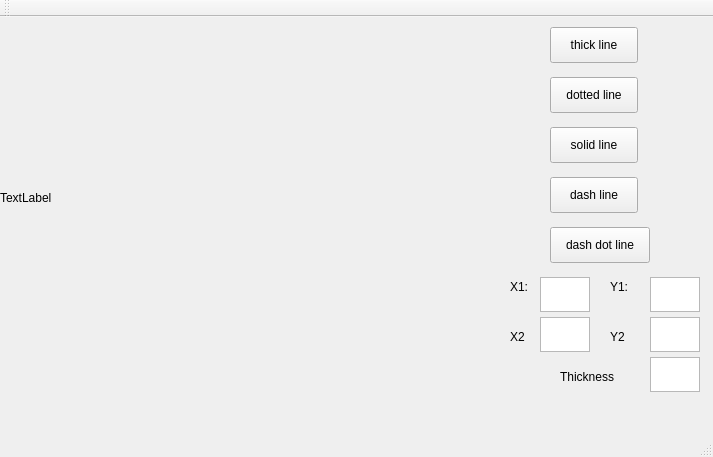
<?xml version="1.0" encoding="UTF-8"?>
<ui version="4.0">
 <class>MainWindow</class>
 <widget class="QMainWindow" name="MainWindow">
  <property name="geometry">
   <rect>
    <x>0</x>
    <y>0</y>
    <width>713</width>
    <height>457</height>
   </rect>
  </property>
  <property name="windowTitle">
   <string>MainWindow</string>
  </property>
  <widget class="QWidget" name="centralWidget">
   <widget class="QPushButton" name="pushButton_2">
    <property name="geometry">
     <rect>
      <x>550</x>
      <y>160</y>
      <width>88</width>
      <height>36</height>
     </rect>
    </property>
    <property name="text">
     <string>dash line</string>
    </property>
   </widget>
   <widget class="QPushButton" name="pushButton_3">
    <property name="geometry">
     <rect>
      <x>550</x>
      <y>110</y>
      <width>88</width>
      <height>36</height>
     </rect>
    </property>
    <property name="text">
     <string>solid line</string>
    </property>
   </widget>
   <widget class="QPushButton" name="pushButton_4">
    <property name="geometry">
     <rect>
      <x>550</x>
      <y>60</y>
      <width>88</width>
      <height>36</height>
     </rect>
    </property>
    <property name="text">
     <string>dotted line</string>
    </property>
   </widget>
   <widget class="QPushButton" name="pushButton">
    <property name="geometry">
     <rect>
      <x>550</x>
      <y>210</y>
      <width>100</width>
      <height>36</height>
     </rect>
    </property>
    <property name="text">
     <string>dash dot line</string>
    </property>
   </widget>
   <widget class="QPushButton" name="pushButton_5">
    <property name="geometry">
     <rect>
      <x>550</x>
      <y>10</y>
      <width>88</width>
      <height>36</height>
     </rect>
    </property>
    <property name="text">
     <string>thick line</string>
    </property>
   </widget>
   <widget class="QLabel" name="label">
    <property name="geometry">
     <rect>
      <x>0</x>
      <y>0</y>
      <width>441</width>
      <height>361</height>
     </rect>
    </property>
    <property name="text">
     <string>TextLabel</string>
    </property>
   </widget>
   <widget class="QTextEdit" name="textEdit">
    <property name="geometry">
     <rect>
      <x>540</x>
      <y>260</y>
      <width>50</width>
      <height>35</height>
     </rect>
    </property>
   </widget>
   <widget class="QTextEdit" name="textEdit_2">
    <property name="geometry">
     <rect>
      <x>650</x>
      <y>260</y>
      <width>50</width>
      <height>35</height>
     </rect>
    </property>
   </widget>
   <widget class="QLabel" name="label_2">
    <property name="geometry">
     <rect>
      <x>510</x>
      <y>260</y>
      <width>20</width>
      <height>20</height>
     </rect>
    </property>
    <property name="text">
     <string>X1:</string>
    </property>
   </widget>
   <widget class="QLabel" name="label_3">
    <property name="geometry">
     <rect>
      <x>610</x>
      <y>260</y>
      <width>20</width>
      <height>20</height>
     </rect>
    </property>
    <property name="text">
     <string>Y1:</string>
    </property>
   </widget>
   <widget class="QLabel" name="label_4">
    <property name="geometry">
     <rect>
      <x>510</x>
      <y>310</y>
      <width>20</width>
      <height>20</height>
     </rect>
    </property>
    <property name="text">
     <string>X2</string>
    </property>
   </widget>
   <widget class="QLabel" name="label_5">
    <property name="geometry">
     <rect>
      <x>610</x>
      <y>310</y>
      <width>20</width>
      <height>20</height>
     </rect>
    </property>
    <property name="text">
     <string>Y2</string>
    </property>
   </widget>
   <widget class="QTextEdit" name="textEdit_3">
    <property name="geometry">
     <rect>
      <x>540</x>
      <y>300</y>
      <width>50</width>
      <height>35</height>
     </rect>
    </property>
   </widget>
   <widget class="QTextEdit" name="textEdit_4">
    <property name="geometry">
     <rect>
      <x>650</x>
      <y>300</y>
      <width>50</width>
      <height>35</height>
     </rect>
    </property>
   </widget>
   <widget class="QTextEdit" name="textEdit_5">
    <property name="geometry">
     <rect>
      <x>650</x>
      <y>340</y>
      <width>50</width>
      <height>35</height>
     </rect>
    </property>
   </widget>
   <widget class="QLabel" name="label_6">
    <property name="geometry">
     <rect>
      <x>560</x>
      <y>350</y>
      <width>70</width>
      <height>20</height>
     </rect>
    </property>
    <property name="text">
     <string>Thickness</string>
    </property>
   </widget>
  </widget>
  <widget class="QMenuBar" name="menuBar">
   <property name="geometry">
    <rect>
     <x>0</x>
     <y>0</y>
     <width>713</width>
     <height>27</height>
    </rect>
   </property>
  </widget>
  <widget class="QToolBar" name="mainToolBar">
   <attribute name="toolBarArea">
    <enum>TopToolBarArea</enum>
   </attribute>
   <attribute name="toolBarBreak">
    <bool>false</bool>
   </attribute>
  </widget>
  <widget class="QStatusBar" name="statusBar"/>
 </widget>
 <layoutdefault spacing="6" margin="11"/>
 <resources/>
 <connections/>
</ui>
